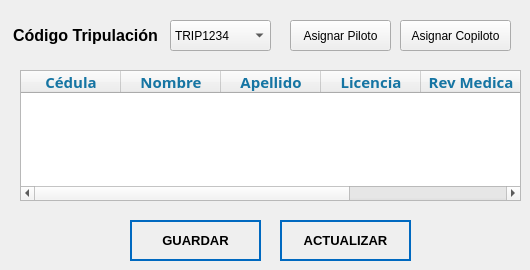
      <widget class="QWidget" name="tab_tripulacion">
       <attribute name="title">
        <string>Tripulación</string>
       </attribute>
       <widget class="QLabel" name="lb_CodigoTripulacion">
        <property name="geometry">
         <rect>
          <x>10</x>
          <y>20</y>
          <width>151</width>
          <height>31</height>
         </rect>
        </property>
        <property name="text">
         <string>&lt;html&gt;&lt;head/&gt;&lt;body&gt;&lt;p align=&quot;center&quot;&gt;&lt;span style=&quot; font-size:12pt; font-weight:600;&quot;&gt;Código Tripulación&lt;/span&gt;&lt;/p&gt;&lt;/body&gt;&lt;/html&gt;</string>
        </property>
       </widget>
       <widget class="QComboBox" name="cb_CodigoTripulacion">
        <property name="geometry">
         <rect>
          <x>170</x>
          <y>20</y>
          <width>101</width>
          <height>31</height>
         </rect>
        </property>
        <property name="cursor">
         <cursorShape>PointingHandCursor</cursorShape>
        </property>
        <property name="styleSheet">
         <string notr="true">color : rgb(0,0,0);
font: 10pt &quot;Nirmala UI&quot;</string>
        </property>
        <property name="editable">
         <bool>false</bool>
        </property>
        <property name="duplicatesEnabled">
         <bool>false</bool>
        </property>
        <property name="frame">
         <bool>true</bool>
        </property>
        <item>
         <property name="text">
          <string>TRIP1234</string>
         </property>
        </item>
        <item>
         <property name="text">
          <string>TRIP6743</string>
         </property>
        </item>
        <item>
         <property name="text">
          <string>TRIP4321</string>
         </property>
        </item>
       </widget>
       <widget class="QTableWidget" name="tableWidget">
        <property name="geometry">
         <rect>
          <x>20</x>
          <y>70</y>
          <width>501</width>
          <height>131</height>
         </rect>
        </property>
        <property name="font">
         <font>
          <family>Open Sans</family>
          <pointsize>10</pointsize>
          <weight>1</weight>
          <italic>false</italic>
          <bold>false</bold>
         </font>
        </property>
        <property name="styleSheet">
         <string notr="true">color : rgb(0,0,0);
font: 9 pt &quot;Open Sans&quot;</string>
        </property>
        <column>
         <property name="text">
          <string>Cédula</string>
         </property>
         <property name="font">
          <font>
           <family>Nirmala UI</family>
           <pointsize>11</pointsize>
           <weight>75</weight>
           <bold>true</bold>
          </font>
         </property>
         <property name="foreground">
          <brush brushstyle="SolidPattern">
           <color alpha="255">
            <red>22</red>
            <green>117</green>
            <blue>163</blue>
           </color>
          </brush>
         </property>
        </column>
        <column>
         <property name="text">
          <string>Nombre</string>
         </property>
         <property name="font">
          <font>
           <family>Nirmala UI</family>
           <pointsize>11</pointsize>
           <weight>75</weight>
           <bold>true</bold>
          </font>
         </property>
         <property name="foreground">
          <brush brushstyle="SolidPattern">
           <color alpha="255">
            <red>22</red>
            <green>117</green>
            <blue>163</blue>
           </color>
          </brush>
         </property>
        </column>
        <column>
         <property name="text">
          <string>Apellido</string>
         </property>
         <property name="font">
          <font>
           <family>Nirmala UI</family>
           <pointsize>11</pointsize>
           <weight>75</weight>
           <bold>true</bold>
          </font>
         </property>
         <property name="foreground">
          <brush brushstyle="SolidPattern">
           <color alpha="255">
            <red>22</red>
            <green>117</green>
            <blue>163</blue>
           </color>
          </brush>
         </property>
        </column>
        <column>
         <property name="text">
          <string>Licencia</string>
         </property>
         <property name="font">
          <font>
           <family>Nirmala UI</family>
           <pointsize>11</pointsize>
           <weight>75</weight>
           <bold>true</bold>
          </font>
         </property>
         <property name="foreground">
          <brush brushstyle="SolidPattern">
           <color alpha="255">
            <red>22</red>
            <green>117</green>
            <blue>163</blue>
           </color>
          </brush>
         </property>
        </column>
        <column>
         <property name="text">
          <string>Rev Medica</string>
         </property>
         <property name="font">
          <font>
           <family>Nirmala UI</family>
           <pointsize>11</pointsize>
           <weight>75</weight>
           <bold>true</bold>
          </font>
         </property>
         <property name="foreground">
          <brush brushstyle="SolidPattern">
           <color alpha="255">
            <red>22</red>
            <green>117</green>
            <blue>163</blue>
           </color>
          </brush>
         </property>
        </column>
        <column>
         <property name="text">
          <string>Horas Vuelo</string>
         </property>
         <property name="font">
          <font>
           <family>Nirmala UI</family>
           <pointsize>11</pointsize>
           <weight>75</weight>
           <bold>true</bold>
          </font>
         </property>
         <property name="foreground">
          <brush brushstyle="SolidPattern">
           <color alpha="255">
            <red>22</red>
            <green>117</green>
            <blue>163</blue>
           </color>
          </brush>
         </property>
        </column>
       </widget>
       <widget class="QPushButton" name="bt_guardarTodo">
        <property name="geometry">
         <rect>
          <x>130</x>
          <y>220</y>
          <width>131</width>
          <height>41</height>
         </rect>
        </property>
        <property name="font">
         <font>
          <family>Nirmala UI</family>
          <pointsize>10</pointsize>
          <weight>75</weight>
          <italic>false</italic>
          <bold>true</bold>
         </font>
        </property>
        <property name="cursor">
         <cursorShape>PointingHandCursor</cursorShape>
        </property>
        <property name="styleSheet">
         <string notr="true">QPushButton
{	
	height: 2em;
 	border-style: solid;
	border-width: 2px;
 	border-color: #0069c0;
	font-weight: bold;
}

QPushButton:hover
{
   	background-color:#0069c0;
	color:white;
}</string>
        </property>
        <property name="text">
         <string>GUARDAR</string>
        </property>
        <property name="icon">
         <iconset>
          <normaloff>../Ventanas/Icons/paper_plane_aceptar.png</normaloff>../Ventanas/Icons/paper_plane_aceptar.png</iconset>
        </property>
        <property name="iconSize">
         <size>
          <width>40</width>
          <height>50</height>
         </size>
        </property>
        <property name="default">
         <bool>true</bool>
        </property>
        <property name="flat">
         <bool>true</bool>
        </property>
       </widget>
       <widget class="QPushButton" name="bt_asigPiloto">
        <property name="geometry">
         <rect>
          <x>290</x>
          <y>20</y>
          <width>101</width>
          <height>31</height>
         </rect>
        </property>
        <property name="text">
         <string>Asignar Piloto</string>
        </property>
       </widget>
       <widget class="QPushButton" name="nbt_asigCopi">
        <property name="geometry">
         <rect>
          <x>400</x>
          <y>20</y>
          <width>111</width>
          <height>31</height>
         </rect>
        </property>
        <property name="text">
         <string>Asignar Copiloto</string>
        </property>
       </widget>
       <widget class="QPushButton" name="bt_refreshTrip">
        <property name="geometry">
         <rect>
          <x>280</x>
          <y>220</y>
          <width>131</width>
          <height>41</height>
         </rect>
        </property>
        <property name="font">
         <font>
          <family>Nirmala UI</family>
          <pointsize>10</pointsize>
          <weight>75</weight>
          <bold>true</bold>
         </font>
        </property>
        <property name="cursor">
         <cursorShape>PointingHandCursor</cursorShape>
        </property>
        <property name="styleSheet">
         <string notr="true">QPushButton
{	
	height: 2em;
 	border-style: solid;
	border-width: 2px;
 	border-color: #0069c0;
	font-weight: bold;
}

QPushButton:hover
{
   	background-color:#0069c0;
	color:white;
}</string>
        </property>
        <property name="text">
         <string>ACTUALIZAR</string>
        </property>
        <property name="icon">
         <iconset>
          <normaloff>../Ventanas/Icons/recarga.png</normaloff>../Ventanas/Icons/recarga.png</iconset>
        </property>
        <property name="iconSize">
         <size>
          <width>30</width>
          <height>40</height>
         </size>
        </property>
        <property name="flat">
         <bool>true</bool>
        </property>
       </widget>
      </widget>
